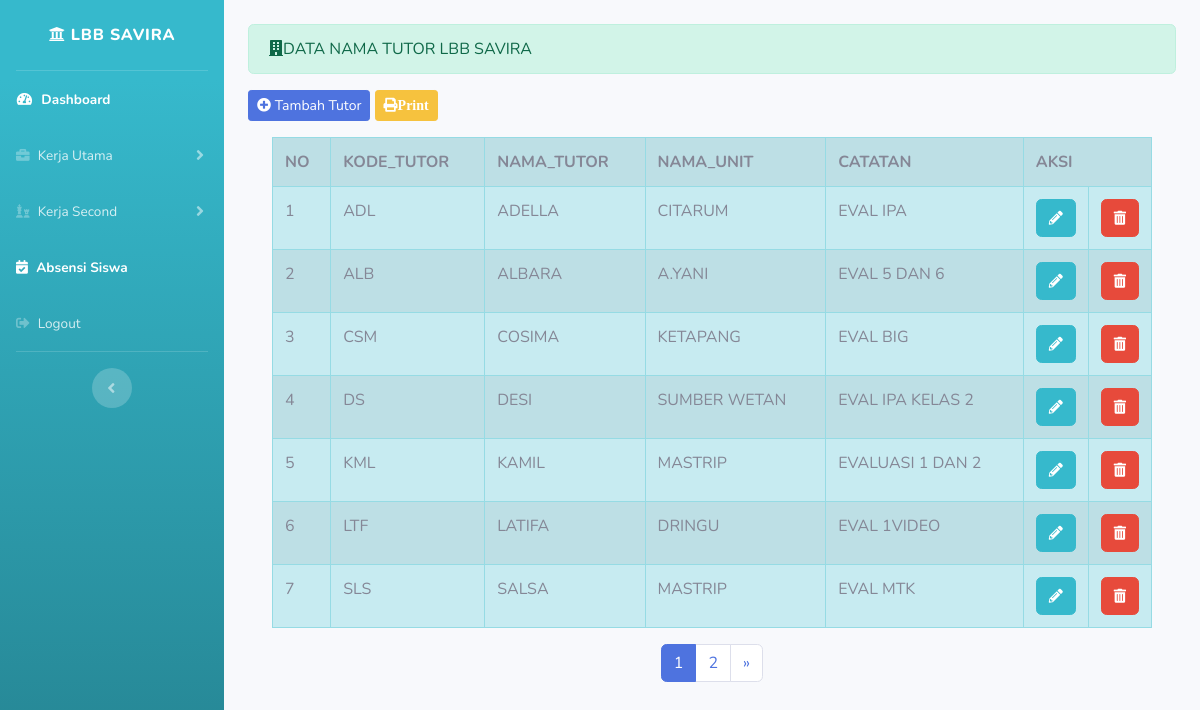
The page /index.php/administrator/kelolatutor on the database its author committed.
### tables this page shows
CREATE TABLE `kelolatutor` (
  `id_tutor` int(11) NOT NULL,
  `kode_tutor` varchar(20) NOT NULL,
  `nama_tutor` varchar(30) NOT NULL,
  `nama_unit` varchar(50) NOT NULL,
  `catatan` varchar(100) NOT NULL
);

### index.php (called while the page is built, shortened)
<?php
require_once BASEPATH.'core/CodeIgniter.php';

### application/config/config.php (called while the page is built, shortened)
<?php
$config['base_url'] = 'http://localhost/tugasakhirfiks/';
$config['index_page'] = '';
$config['uri_protocol']	= 'REQUEST_URI';
$config['url_suffix'] = '';
$config['language']	= 'english';
$config['charset'] = 'UTF-8';
$config['enable_hooks'] = FALSE;
$config['subclass_prefix'] = 'MY_';
$config['composer_autoload'] = FALSE;
$config['permitted_uri_chars'] = 'a-z 0-9~%.:_\-';
$config['enable_query_strings'] = FALSE;
$config['controller_trigger'] = 'c';
$config['function_trigger'] = 'm';
$config['directory_trigger'] = 'd';
$config['allow_get_array'] = TRUE;
$config['log_threshold'] = 0;
$config['log_path'] = '';
$config['log_file_extension'] = '';
$config['log_file_permissions'] = 0644;
$config['log_date_format'] = 'Y-m-d H:i:s';
$config['error_views_path'] = '';
$config['cache_path'] = '';
$config['cache_query_string'] = FALSE;
$config['encryption_key'] = '';
$config['sess_driver'] = 'files';
$config['sess_cookie_name'] = 'ci_session';
$config['sess_samesite'] = 'Lax';
$config['sess_expiration'] = 7200;
$config['sess_save_path'] = NULL;
$config['sess_match_ip'] = FALSE;
$config['sess_time_to_update'] = 300;
$config['sess_regenerate_destroy'] = FALSE;
$config['cookie_prefix']	= '';
$config['cookie_domain']	= '';
$config['cookie_path']		= '/';
$config['cookie_secure']	= FALSE;
$config['cookie_httponly'] 	= FALSE;
$config['cookie_samesite'] 	= 'Lax';
$config['standardize_newlines'] = FALSE;
$config['global_xss_filtering'] = FALSE;
$config['csrf_protection'] = FALSE;
$config['csrf_token_name'] = 'csrf_test_name';
$config['csrf_cookie_name'] = 'csrf_cookie_name';
$config['csrf_expire'] = 7200;
$config['csrf_regenerate'] = TRUE;
$config['csrf_exclude_uris'] = array();
$config['compress_output'] = FALSE;
$config['time_reference'] = 'local';
$config['rewrite_short_tags'] = FALSE;
$config['proxy_ips'] = '';

### application/models/kelolatutor_model.php (called while the page is built, shortened)
<?php
class Kelolatutor_model extends CI_Model
{
    public function getKelolatutor($limit,$start,$keyword =null){
        $this->db->order_by('nama_tutor', 'ASC');
            return $this->db->get('kelolatutor',$limit,$start)->result_array();
    }
}

### application/views/administrator/kelolatutor.php (the view, shortened to what this page needs)
<div class="container-fluid mt-4">
<div class="alert alert-success" role="alert">
<i class="fas fa-building"></i>DATA NAMA TUTOR LBB SAVIRA
</div>
<?php echo anchor ('administrator/kelolatutor/tambah_tutor','<button class="btn btn-sm btn-primary mb-3"> <i class=
            "fas fa-plus-circle "></i> Tambah Tutor </button>') ?>
              <a class="btn btn-sm btn-warning mb-3" href="<?php echo base_url('administrator/kelolatutor/cetak')?>">
 <i class="fa fa-print">Print</i>
</a>
<div class="container">
    <div class="table-responsive">
<table class="table table-striped table-info table-bordered table-hover  " id="example">
    <tr>
        <th>NO</th>
        <th>KODE_TUTOR</th>
        <th>NAMA_TUTOR</th>
        <th>NAMA_UNIT</th>
        <th>CATATAN</th>
        <th colspan="2">AKSI</th>
    </tr>
    <?php
    foreach($kelolatutor as $klt ):?>
     <tr>
          <td><?= ++$start?></td>
            <td><?= $klt['kode_tutor']?></td>
            <td><?= $klt['nama_tutor']?></td>
            <td><?= $klt['nama_unit']?></td>
            <td><?= $klt['catatan']?></td>
        <td width="20px"><?php echo anchor('administrator/kelolatutor/update/'.$klt['id_tutor'],
        '<div class="btn  btn-info"> <i class="fas fa-pencil-alt fa-sm"></i></div>')  ?> </td>
        <td width="20px"><?php echo anchor('administrator/kelolatutor/delete/'.$klt['id_tutor'],
        '<div class="btn btn-danger"><i class="fas fa-trash-alt fa-sm"></i></div>')  ?> </td>
     </tr>
    <?php endforeach; ?>
</table>
<?= $this->pagination->create_links(); ?>
</div>

### rows shown on the page
kelolatutor: kode_tutor "ADL", nama_tutor "ADELLA", nama_unit "CITARUM", catatan "EVAL IPA"
kelolatutor: kode_tutor "ALB", nama_tutor "ALBARA", nama_unit "A.YANI", catatan "EVAL 5 DAN 6"
kelolatutor: kode_tutor "CSM", nama_tutor "COSIMA", nama_unit "KETAPANG", catatan "EVAL BIG"
kelolatutor: kode_tutor "DS", nama_tutor "DESI", nama_unit "SUMBER WETAN", catatan "EVAL IPA KELAS 2"
kelolatutor: kode_tutor "KML", nama_tutor "KAMIL", nama_unit "MASTRIP", catatan "EVALUASI 1 DAN 2"
kelolatutor: kode_tutor "LTF", nama_tutor "LATIFA", nama_unit "DRINGU", catatan "EVAL 1VIDEO"
kelolatutor: kode_tutor "SLS", nama_tutor "SALSA", nama_unit "MASTRIP", catatan "EVAL MTK"

### other values the page prints
$this->pagination->create_links() "1 2 »"
